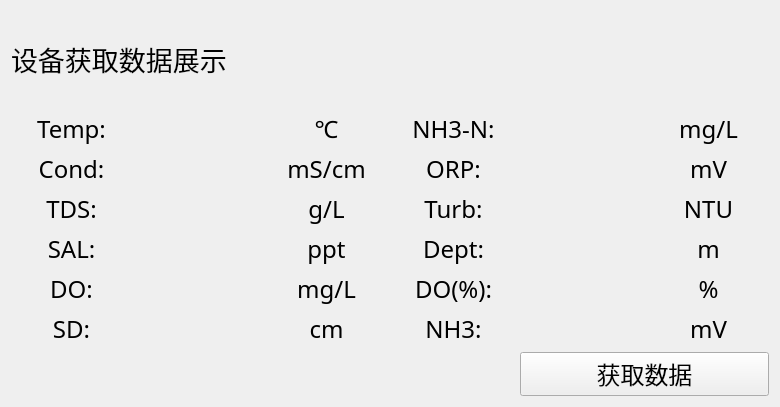
<?xml version="1.0" encoding="UTF-8"?>
<ui version="4.0">
 <class>database</class>
 <widget class="QWidget" name="database">
  <property name="geometry">
   <rect>
    <x>0</x>
    <y>0</y>
    <width>780</width>
    <height>407</height>
   </rect>
  </property>
  <property name="windowTitle">
   <string>Form</string>
  </property>
  <layout class="QGridLayout" name="gridLayout_2">
   <item row="3" column="0" colspan="3">
    <layout class="QVBoxLayout" name="verticalLayout">
     <item>
      <layout class="QHBoxLayout" name="horizontalLayout">
       <item>
        <widget class="QLabel" name="label_2">
         <property name="font">
          <font>
           <family>楷体</family>
           <pointsize>18</pointsize>
          </font>
         </property>
         <property name="text">
          <string>Temp:</string>
         </property>
         <property name="alignment">
          <set>Qt::AlignCenter</set>
         </property>
        </widget>
       </item>
       <item>
        <widget class="QLabel" name="Temp">
         <property name="font">
          <font>
           <family>楷体</family>
           <pointsize>18</pointsize>
          </font>
         </property>
         <property name="text">
          <string/>
         </property>
         <property name="alignment">
          <set>Qt::AlignCenter</set>
         </property>
        </widget>
       </item>
       <item>
        <widget class="QLabel" name="label_4">
         <property name="font">
          <font>
           <family>楷体</family>
           <pointsize>18</pointsize>
          </font>
         </property>
         <property name="text">
          <string>℃</string>
         </property>
         <property name="alignment">
          <set>Qt::AlignCenter</set>
         </property>
        </widget>
       </item>
       <item>
        <widget class="QLabel" name="label_5">
         <property name="font">
          <font>
           <family>楷体</family>
           <pointsize>18</pointsize>
          </font>
         </property>
         <property name="text">
          <string>NH3-N:</string>
         </property>
         <property name="alignment">
          <set>Qt::AlignCenter</set>
         </property>
        </widget>
       </item>
       <item>
        <widget class="QLabel" name="Dept">
         <property name="font">
          <font>
           <family>楷体</family>
           <pointsize>18</pointsize>
          </font>
         </property>
         <property name="text">
          <string/>
         </property>
         <property name="alignment">
          <set>Qt::AlignCenter</set>
         </property>
        </widget>
       </item>
       <item>
        <widget class="QLabel" name="label_7">
         <property name="font">
          <font>
           <family>楷体</family>
           <pointsize>18</pointsize>
          </font>
         </property>
         <property name="text">
          <string>mg/L</string>
         </property>
         <property name="alignment">
          <set>Qt::AlignCenter</set>
         </property>
        </widget>
       </item>
      </layout>
     </item>
     <item>
      <layout class="QHBoxLayout" name="horizontalLayout_2">
       <item>
        <widget class="QLabel" name="label_8">
         <property name="font">
          <font>
           <family>楷体</family>
           <pointsize>18</pointsize>
          </font>
         </property>
         <property name="text">
          <string>Cond:</string>
         </property>
         <property name="alignment">
          <set>Qt::AlignCenter</set>
         </property>
        </widget>
       </item>
       <item>
        <widget class="QLabel" name="NH3">
         <property name="font">
          <font>
           <family>楷体</family>
           <pointsize>18</pointsize>
          </font>
         </property>
         <property name="text">
          <string/>
         </property>
         <property name="alignment">
          <set>Qt::AlignCenter</set>
         </property>
        </widget>
       </item>
       <item>
        <widget class="QLabel" name="label_10">
         <property name="font">
          <font>
           <family>楷体</family>
           <pointsize>18</pointsize>
          </font>
         </property>
         <property name="text">
          <string>mS/cm</string>
         </property>
         <property name="alignment">
          <set>Qt::AlignCenter</set>
         </property>
        </widget>
       </item>
       <item>
        <widget class="QLabel" name="label_11">
         <property name="font">
          <font>
           <family>楷体</family>
           <pointsize>18</pointsize>
          </font>
         </property>
         <property name="text">
          <string>ORP:</string>
         </property>
         <property name="alignment">
          <set>Qt::AlignCenter</set>
         </property>
        </widget>
       </item>
       <item>
        <widget class="QLabel" name="NH3N">
         <property name="font">
          <font>
           <family>楷体</family>
           <pointsize>18</pointsize>
          </font>
         </property>
         <property name="text">
          <string/>
         </property>
         <property name="alignment">
          <set>Qt::AlignCenter</set>
         </property>
        </widget>
       </item>
       <item>
        <widget class="QLabel" name="label_13">
         <property name="font">
          <font>
           <family>楷体</family>
           <pointsize>18</pointsize>
          </font>
         </property>
         <property name="text">
          <string>mV</string>
         </property>
         <property name="alignment">
          <set>Qt::AlignCenter</set>
         </property>
        </widget>
       </item>
      </layout>
     </item>
     <item>
      <layout class="QHBoxLayout" name="horizontalLayout_3">
       <item>
        <widget class="QLabel" name="label_14">
         <property name="font">
          <font>
           <family>楷体</family>
           <pointsize>18</pointsize>
          </font>
         </property>
         <property name="text">
          <string>TDS:</string>
         </property>
         <property name="alignment">
          <set>Qt::AlignCenter</set>
         </property>
        </widget>
       </item>
       <item>
        <widget class="QLabel" name="DO">
         <property name="font">
          <font>
           <family>楷体</family>
           <pointsize>18</pointsize>
          </font>
         </property>
         <property name="text">
          <string/>
         </property>
         <property name="alignment">
          <set>Qt::AlignCenter</set>
         </property>
        </widget>
       </item>
       <item>
        <widget class="QLabel" name="label_16">
         <property name="font">
          <font>
           <family>楷体</family>
           <pointsize>18</pointsize>
          </font>
         </property>
         <property name="text">
          <string>g/L</string>
         </property>
         <property name="alignment">
          <set>Qt::AlignCenter</set>
         </property>
        </widget>
       </item>
       <item>
        <widget class="QLabel" name="label_15">
         <property name="font">
          <font>
           <family>楷体</family>
           <pointsize>18</pointsize>
          </font>
         </property>
         <property name="text">
          <string>Turb:</string>
         </property>
         <property name="alignment">
          <set>Qt::AlignCenter</set>
         </property>
        </widget>
       </item>
       <item>
        <widget class="QLabel" name="DOL">
         <property name="font">
          <font>
           <family>楷体</family>
           <pointsize>18</pointsize>
          </font>
         </property>
         <property name="text">
          <string/>
         </property>
         <property name="alignment">
          <set>Qt::AlignCenter</set>
         </property>
        </widget>
       </item>
       <item>
        <widget class="QLabel" name="label_19">
         <property name="font">
          <font>
           <family>楷体</family>
           <pointsize>18</pointsize>
          </font>
         </property>
         <property name="text">
          <string>NTU</string>
         </property>
         <property name="alignment">
          <set>Qt::AlignCenter</set>
         </property>
        </widget>
       </item>
      </layout>
     </item>
     <item>
      <layout class="QHBoxLayout" name="horizontalLayout_4">
       <item>
        <widget class="QLabel" name="label_20">
         <property name="font">
          <font>
           <family>楷体</family>
           <pointsize>18</pointsize>
          </font>
         </property>
         <property name="text">
          <string>SAL:</string>
         </property>
         <property name="alignment">
          <set>Qt::AlignCenter</set>
         </property>
        </widget>
       </item>
       <item>
        <widget class="QLabel" name="Turb">
         <property name="font">
          <font>
           <family>楷体</family>
           <pointsize>18</pointsize>
          </font>
         </property>
         <property name="text">
          <string/>
         </property>
         <property name="alignment">
          <set>Qt::AlignCenter</set>
         </property>
        </widget>
       </item>
       <item>
        <widget class="QLabel" name="label_22">
         <property name="font">
          <font>
           <family>楷体</family>
           <pointsize>18</pointsize>
          </font>
         </property>
         <property name="text">
          <string>ppt</string>
         </property>
         <property name="alignment">
          <set>Qt::AlignCenter</set>
         </property>
        </widget>
       </item>
       <item>
        <widget class="QLabel" name="label_23">
         <property name="font">
          <font>
           <family>楷体</family>
           <pointsize>18</pointsize>
          </font>
         </property>
         <property name="text">
          <string>Dept:</string>
         </property>
         <property name="alignment">
          <set>Qt::AlignCenter</set>
         </property>
        </widget>
       </item>
       <item>
        <widget class="QLabel" name="SD">
         <property name="font">
          <font>
           <family>楷体</family>
           <pointsize>18</pointsize>
          </font>
         </property>
         <property name="text">
          <string/>
         </property>
         <property name="alignment">
          <set>Qt::AlignCenter</set>
         </property>
        </widget>
       </item>
       <item>
        <widget class="QLabel" name="label_25">
         <property name="font">
          <font>
           <family>楷体</family>
           <pointsize>18</pointsize>
          </font>
         </property>
         <property name="text">
          <string>m</string>
         </property>
         <property name="alignment">
          <set>Qt::AlignCenter</set>
         </property>
        </widget>
       </item>
      </layout>
     </item>
     <item>
      <layout class="QHBoxLayout" name="horizontalLayout_5">
       <item>
        <widget class="QLabel" name="label_26">
         <property name="font">
          <font>
           <family>楷体</family>
           <pointsize>18</pointsize>
          </font>
         </property>
         <property name="text">
          <string>DO:</string>
         </property>
         <property name="alignment">
          <set>Qt::AlignCenter</set>
         </property>
        </widget>
       </item>
       <item>
        <widget class="QLabel" name="TDS">
         <property name="font">
          <font>
           <family>楷体</family>
           <pointsize>18</pointsize>
          </font>
         </property>
         <property name="text">
          <string/>
         </property>
         <property name="alignment">
          <set>Qt::AlignCenter</set>
         </property>
        </widget>
       </item>
       <item>
        <widget class="QLabel" name="label_28">
         <property name="font">
          <font>
           <family>楷体</family>
           <pointsize>18</pointsize>
          </font>
         </property>
         <property name="text">
          <string>mg/L</string>
         </property>
         <property name="alignment">
          <set>Qt::AlignCenter</set>
         </property>
        </widget>
       </item>
       <item>
        <widget class="QLabel" name="label_29">
         <property name="font">
          <font>
           <family>楷体</family>
           <pointsize>18</pointsize>
          </font>
         </property>
         <property name="text">
          <string>DO(%):</string>
         </property>
         <property name="alignment">
          <set>Qt::AlignCenter</set>
         </property>
        </widget>
       </item>
       <item>
        <widget class="QLabel" name="ORP">
         <property name="font">
          <font>
           <family>楷体</family>
           <pointsize>18</pointsize>
          </font>
         </property>
         <property name="text">
          <string/>
         </property>
         <property name="alignment">
          <set>Qt::AlignCenter</set>
         </property>
        </widget>
       </item>
       <item>
        <widget class="QLabel" name="label_31">
         <property name="font">
          <font>
           <family>楷体</family>
           <pointsize>18</pointsize>
          </font>
         </property>
         <property name="text">
          <string>%</string>
         </property>
         <property name="alignment">
          <set>Qt::AlignCenter</set>
         </property>
        </widget>
       </item>
      </layout>
     </item>
     <item>
      <layout class="QHBoxLayout" name="horizontalLayout_6">
       <item>
        <widget class="QLabel" name="label_32">
         <property name="font">
          <font>
           <family>楷体</family>
           <pointsize>18</pointsize>
          </font>
         </property>
         <property name="text">
          <string>SD:</string>
         </property>
         <property name="alignment">
          <set>Qt::AlignCenter</set>
         </property>
        </widget>
       </item>
       <item>
        <widget class="QLabel" name="Cond">
         <property name="font">
          <font>
           <family>楷体</family>
           <pointsize>18</pointsize>
          </font>
         </property>
         <property name="text">
          <string/>
         </property>
         <property name="alignment">
          <set>Qt::AlignCenter</set>
         </property>
        </widget>
       </item>
       <item>
        <widget class="QLabel" name="label_34">
         <property name="font">
          <font>
           <family>楷体</family>
           <pointsize>18</pointsize>
          </font>
         </property>
         <property name="text">
          <string>cm</string>
         </property>
         <property name="alignment">
          <set>Qt::AlignCenter</set>
         </property>
        </widget>
       </item>
       <item>
        <widget class="QLabel" name="label_35">
         <property name="font">
          <font>
           <family>楷体</family>
           <pointsize>18</pointsize>
          </font>
         </property>
         <property name="text">
          <string>NH3:</string>
         </property>
         <property name="alignment">
          <set>Qt::AlignCenter</set>
         </property>
        </widget>
       </item>
       <item>
        <widget class="QLabel" name="SAL">
         <property name="font">
          <font>
           <family>楷体</family>
           <pointsize>18</pointsize>
          </font>
         </property>
         <property name="text">
          <string/>
         </property>
         <property name="alignment">
          <set>Qt::AlignCenter</set>
         </property>
        </widget>
       </item>
       <item>
        <widget class="QLabel" name="label_37">
         <property name="font">
          <font>
           <family>楷体</family>
           <pointsize>18</pointsize>
          </font>
         </property>
         <property name="text">
          <string>mV</string>
         </property>
         <property name="alignment">
          <set>Qt::AlignCenter</set>
         </property>
        </widget>
       </item>
      </layout>
     </item>
    </layout>
   </item>
   <item row="4" column="2">
    <widget class="QPushButton" name="GetData">
     <property name="font">
      <font>
       <family>楷体</family>
       <pointsize>18</pointsize>
      </font>
     </property>
     <property name="text">
      <string>获取数据</string>
     </property>
    </widget>
   </item>
   <item row="0" column="0">
    <widget class="QLabel" name="label">
     <property name="font">
      <font>
       <family>楷体</family>
       <pointsize>20</pointsize>
      </font>
     </property>
     <property name="text">
      <string>设备获取数据展示</string>
     </property>
    </widget>
   </item>
   <item row="0" column="2">
    <widget class="QLabel" name="time">
     <property name="font">
      <font>
       <family>楷体</family>
       <pointsize>16</pointsize>
      </font>
     </property>
     <property name="text">
      <string/>
     </property>
    </widget>
   </item>
  </layout>
 </widget>
 <resources/>
 <connections/>
</ui>
